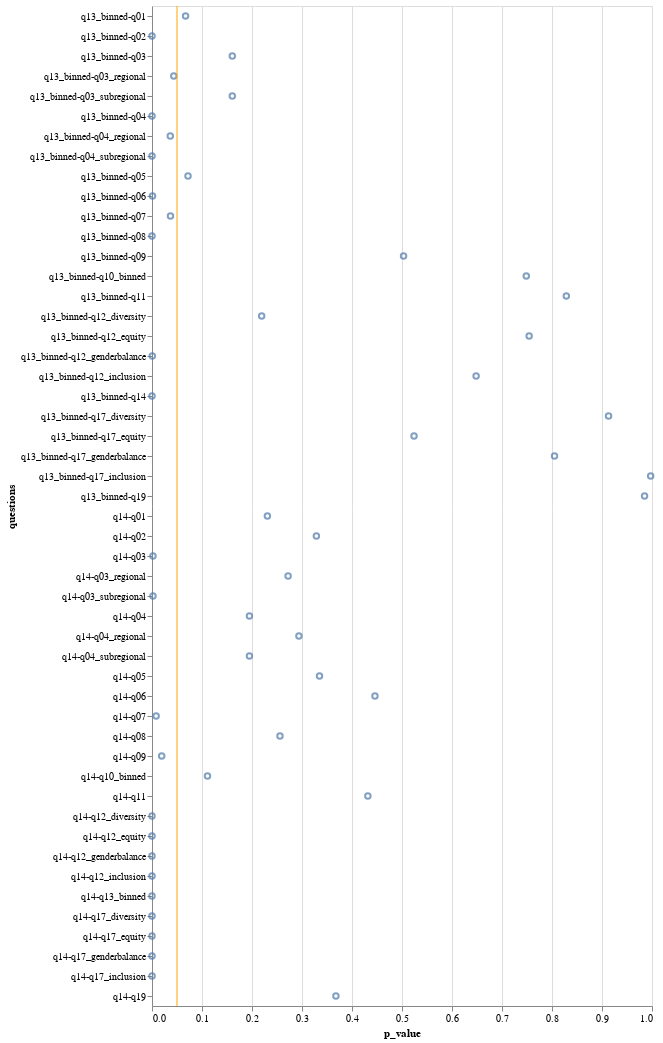

Notebook code cell kept with this figure:
### Code cell
mark = alt.Chart(chi2_data).mark_point().encode(
    alt.X("p_value"),
    alt.Y("questions"),
    tooltip=["questions", "p_value", "dof", "statistic"]
)

rule = (
    alt.Chart()
    .mark_rule(color="orange")
    .encode(x=alt.datum(0.05))
)

(mark + rule).properties(
    width=500,
)

### Figure 1 — Vega-Lite specification as saved in the notebook (floating-point values rounded to 4 significant figures)
{"config": {"view": {"continuousWidth": 300, "continuousHeight": 300}}, "layer": [{"data": {"name": "data-59185650208367a4ad30c65b8d8cd354"}, "mark": {"type": "point"}, "encoding": {"tooltip": [{"field": "questions", "type": "nominal"}, {"field": "p_value", "type": "quantitative"}, {"field": "dof", "type": "quantitative"}, {"field": "statistic", "type": "quantitative"}], "x": {"field": "p_value", "type": "quantitative"}, "y": {"field": "questions", "type": "nominal"}}}, {"data": {"name": "empty"}, "mark": {"type": "rule", "color": "orange"}, "encoding": {"x": {"datum": 0.05}}}], "width": 500, "$schema": "https://vega.github.io/schema/vega-lite/v5.8.0.json", "datasets": {"data-59185650208367a4ad30c65b8d8cd354": [{"questions": "q13_binned-q01", "p_value": 0.06714, "statistic": 161.5, "dof": 136}, {"questions": "q13_binned-q02", "p_value": 4.069e-05, "statistic": 123.9, "dof": 68}, {"questions": "q13_binned-q03", "p_value": 0.1606, "statistic": 295.1, "dof": 272}, {"questions": "q13_binned-q04", "p_value": 3.807e-05, "statistic": 394.0, "dof": 289}, {"questions": "q13_binned-q05", "p_value": 0.07205, "statistic": 123.6, "dof": 102}, {"questions": "q13_binned-q06", "p_value": 0.001012, "statistic": 192.6, "dof": 136}, {"questions": "q13_binned-q07", "p_value": 0.03697, "statistic": 70.43, "dof": 51}, {"questions": "q13_binned-q08", "p_value": 8.879e-12, "statistic": 204.0, "dof": 85}, {"questions": "q13_binned-q09", "p_value": 0.5031, "statistic": 33.27, "dof": 34}, {"questions": "q13_binned-q11", "p_value": 0.8287, "statistic": 26.19, "dof": 34}, {"questions": "q13_binned-q12_genderbalance", "p_value": 0.0006052, "statistic": 133.6, "dof": 85}, {"questions": "q13_binned-q12_diversity", "p_value": 0.2194, "statistic": 94.79, "dof": 85}, {"questions": "q13_binned-q12_equity", "p_value": 0.7543, "statistic": 75.72, "dof": 85}, {"questions": "q13_binned-q12_inclusion", "p_value": 0.6482, "statistic": 79.49, "dof": 85}, {"questions": "q13_binned-q14", "p_value": 1.895e-38, "statistic": 377.3, "dof": 85}, {"questions": "q13_binned-q17_genderbalance", "p_value": 0.8051, "statistic": 42.2, "dof": 51}, {"questions": "q13_binned-q17_diversity", "p_value": 0.9131, "statistic": 37.91, "dof": 51}, {"questions": "q13_binned-q17_equity", "p_value": 0.5241, "statistic": 49.73, "dof": 51}, {"questions": "q13_binned-q17_inclusion", "p_value": 0.9973, "statistic": 27.32, "dof": 51}, {"questions": "q13_binned-q19", "p_value": 0.9851, "statistic": 59.19, "dof": 85}, {"questions": "q13_binned-q03_regional", "p_value": 0.04356, "statistic": 108.5, "dof": 85}, {"questions": "q13_binned-q03_subregional", "p_value": 0.1606, "statistic": 295.1, "dof": 272}, {"questions": "q13_binned-q04_regional", "p_value": 0.03655, "statistic": 109.8, "dof": 85}, {"questions": "q13_binned-q04_subregional", "p_value": 3.807e-05, "statistic": 394.0, "dof": 289}, {"questions": "q13_binned-q10_binned", "p_value": 0.7486, "statistic": 173.7, "dof": 187}, {"questions": "q14-q01", "p_value": 0.2308, "statistic": 46.22, "dof": 40}, {"questions": "q14-q02", "p_value": 0.3288, "statistic": 22.22, "dof": 20}, {"questions": "q14-q03", "p_value": 0.001946, "statistic": 121.4, "dof": 80}, {"questions": "q14-q04", "p_value": 0.1949, "statistic": 95.99, "dof": 85}, {"questions": "q14-q05", "p_value": 0.335, "statistic": 32.72, "dof": 30}, {"questions": "q14-q06", "p_value": 0.4459, "statistic": 40.55, "dof": 40}, {"questions": "q14-q07", "p_value": 0.008267, "statistic": 31.2, "dof": 15}, {"questions": "q14-q08", "p_value": 0.2559, "statistic": 29.19, "dof": 25}, {"questions": "q14-q09", "p_value": 0.01942, "statistic": 21.25, "dof": 10}, {"questions": "q14-q11", "p_value": 0.4317, "statistic": 10.1, "dof": 10}, {"questions": "q14-q12_genderbalance", "p_value": 1.667e-40, "statistic": 257.6, "dof": 25}, {"questions": "q14-q12_diversity", "p_value": 3.148e-16, "statistic": 130.4, "dof": 25}, {"questions": "q14-q12_equity", "p_value": 1.521e-10, "statistic": 97.71, "dof": 25}, {"questions": "q14-q12_inclusion", "p_value": 6.152e-12, "statistic": 105.9, "dof": 25}, {"questions": "q14-q17_genderbalance", "p_value": 1.574e-15, "statistic": 104.8, "dof": 15}, {"questions": "q14-q17_diversity", "p_value": 4.07e-12, "statistic": 86.7, "dof": 15}, {"questions": "q14-q17_equity", "p_value": 1.445e-06, "statistic": 55.55, "dof": 15}, {"questions": "q14-q17_inclusion", "p_value": 8.831e-05, "statistic": 44.61, "dof": 15}, {"questions": "q14-q19", "p_value": 0.3678, "statistic": 26.76, "dof": 25}, {"questions": "q14-q03_regional", "p_value": 0.2722, "statistic": 28.8, "dof": 25}, {"questions": "q14-q03_subregional", "p_value": 0.001946, "statistic": 121.4, "dof": 80}, {"questions": "q14-q04_regional", "p_value": 0.2938, "statistic": 28.31, "dof": 25}, {"questions": "q14-q04_subregional", "p_value": 0.1949, "statistic": 95.99, "dof": 85}, {"questions": "q14-q10_binned", "p_value": 0.111, "statistic": 68.07, "dof": 55}, {"questions": "q14-q13_binned", "p_value": 1.895e-38, "statistic": 377.3, "dof": 85}], "empty": [{}]}}
